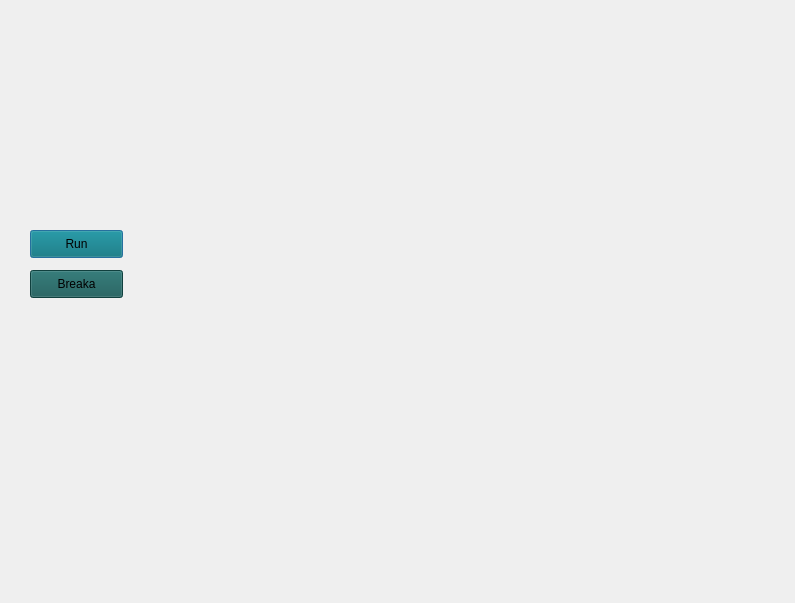
<?xml version="1.0" encoding="UTF-8"?>
<ui version="4.0">
 <class>Dialog</class>
 <widget class="QDialog" name="Dialog">
  <property name="geometry">
   <rect>
    <x>0</x>
    <y>0</y>
    <width>795</width>
    <height>603</height>
   </rect>
  </property>
  <property name="windowTitle">
   <string>Dialog</string>
  </property>
  <widget class="QLabel" name="label">
   <property name="geometry">
    <rect>
     <x>0</x>
     <y>0</y>
     <width>801</width>
     <height>611</height>
    </rect>
   </property>
   <property name="text">
    <string/>
   </property>
   <property name="pixmap">
    <pixmap>../../Downloads/LCPT.gif</pixmap>
   </property>
  </widget>
  <widget class="QPushButton" name="startbutton">
   <property name="geometry">
    <rect>
     <x>30</x>
     <y>230</y>
     <width>93</width>
     <height>28</height>
    </rect>
   </property>
   <property name="styleSheet">
    <string notr="true">border-color: rgb(0, 243, 255);
background-color: rgb(0, 110, 116);</string>
   </property>
   <property name="text">
    <string>Run</string>
   </property>
  </widget>
  <widget class="QPushButton" name="stopbutton">
   <property name="geometry">
    <rect>
     <x>30</x>
     <y>270</y>
     <width>93</width>
     <height>28</height>
    </rect>
   </property>
   <property name="styleSheet">
    <string notr="true">background-color: rgb(22, 89, 87);</string>
   </property>
   <property name="text">
    <string>Breaka</string>
   </property>
  </widget>
 </widget>
 <resources/>
 <connections/>
</ui>
